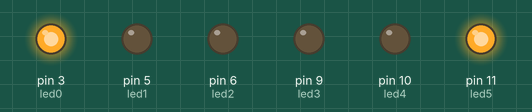
A sketch run on a simulated Arduino Uno, built with avr-gcc and run on an emulated ATmega328P. On the bench: output pins drawn as LEDs (lit = HIGH).

Above: at 0.02 s.
At 0.62 s:
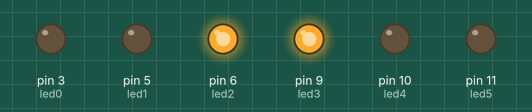
At 1.47 s:
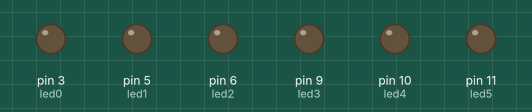
At 2.92 s:
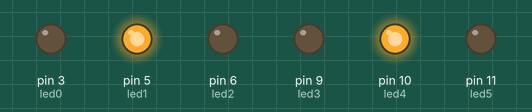
Timing chart, 0 to 3.2 s (numbered marks = the images above):
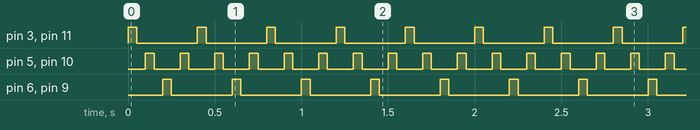

Measured:
- by itself, pin 3 (led0), pin 6 (led2), pin 9 (led3), pin 11 (led5): alternates HIGH for 0.05 s and LOW for 0.35 s
- by itself, pin 5 (led1), pin 10 (led4): alternates HIGH for 0.05 s and LOW for 0.15 s

The sketch:

EX3.ino
```cpp
/**********************************************************************************
**                                 array de leds                                  **
**                                                                               **
**                                                                               **
** NOM: Deivith Trujillo Meza                                   DATA: 10/03/2023 **
**********************************************************************************/
//******************************** INCLUDE ****************************************


//******************************* VARIABLES ***************************************
const byte led0 = 3;          // donar nom al pin 3 de l’Arduino
const byte led1 = 5;          // donar nom al pin 5 de l’Arduino
const byte led2 = 6;          // donar nom al pin 6 de l’Arduino
const byte led3 = 9;          // donar nom al pin 9 de l’Arduino
const byte led4 = 10;         // donar nom al pin 10 de l’Arduino
const byte led5 = 11;         // donar nom al pin 11 de l’Arduino
unsigned long velocitat = 50;         // velocitat de l'acció en ms


//********************************* SETUP *****************************************

void setup() {                     //configura final de salida
 pinMode(led0, OUTPUT);     // definir el pin 3 com una sortida
  pinMode(led1, OUTPUT);     // definir el pin 5 com una sortida
  pinMode(led2, OUTPUT);     // definir el pin 6 com una sortida
  pinMode(led3, OUTPUT);     // definir el pin 9 com una sortida
  pinMode(led4, OUTPUT);     // definir el pin 10 com una sortida
  pinMode(led5, OUTPUT);     // definir el pin 11 com una sortida

}


//********************************* LOOP ******************************************
void loop() {                      // inicia el bucle del programa
  digitalWrite(led0, HIGH);
  digitalWrite(led5, HIGH);
  delay(velocitat);
  digitalWrite(led0, LOW);
  digitalWrite(led5, LOW);
  delay(velocitat);          // es queden leds velocitat ms en aquest estat
  digitalWrite(led1, HIGH);     // posar PWM del pin 5 a 0
  digitalWrite(led4, HIGH);
  delay(velocitat);
  digitalWrite(led1, LOW);
  digitalWrite(led4, LOW);
  delay(velocitat);          // es queden leds velocitat ms en aquest estat
  digitalWrite(led2, HIGH);
  digitalWrite(led3, HIGH);
  delay(velocitat);
  digitalWrite(led3, LOW);
  digitalWrite(led2, LOW);
  delay(velocitat);
  digitalWrite(led1, HIGH);
  digitalWrite(led4, HIGH);
  delay(velocitat);
  digitalWrite(led1, LOW);
  digitalWrite(led4, LOW);
  delay(velocitat);
  digitalWrite(led0, HIGH);
  digitalWrite(led5, HIGH);


}

//******************************* FUNCIONS ****************************************
```
